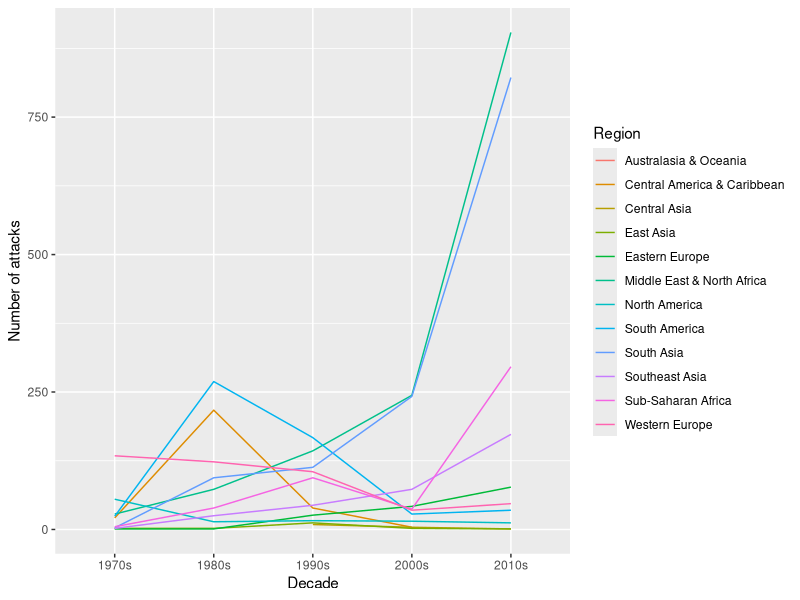

R code for this plot:
## ---- chunk 1
#| label: starter-script
# Contributors
# Wrangling:
# Summary:

# Plot:

# Checks:

# Documentation:

library(tidyverse)
gtd <- read_csv("data/gtd_sample.csv")

# ---- Role 1: Wrangling ----

# ---- Role 2: Summary ----

# ---- Role 3: Plot ----

# ---- Role 4: Checks ----
## ---- chunk 2
#| label: example-sections
# ---- Role 1: Wrangling ----
gtd_clean <- gtd %>%                                                   # start from the full table, then...
  filter(!is.na(iyear)) %>%                                            # drop rows without a year, then...
  select(iyear, region_txt, country_txt, attacktype1_txt,
         nkill, success) %>%                                           # keep the columns the team needs, then...
  mutate(decade = paste0(floor(iyear / 10) * 10, "s"))                 # label each year with its decade

# ---- Role 2: Summary ----
gtd_summary <- gtd_clean %>%                                           # start from the wrangled table, then...
  group_by(region_txt, decade) %>%                                     # one group for each region and decade, then...
  summarise(n_attacks = n(),                                           # number of attacks in the group
            total_killed = sum(nkill, na.rm = TRUE),                   # fatalities, ignoring missing values
            success_rate = mean(success == 1),                         # share of attacks coded as successful
            .groups = "drop")                                          # return an ungrouped table

# ---- Role 3: Plot ----
attacks_plot <- ggplot(gtd_summary,
                       aes(x = decade, y = n_attacks,
                           group = region_txt, colour = region_txt)) + # decade on x, one line per region, then...
  geom_line() +                                                        # connect the decades, then...
  labs(x = "Decade", y = "Number of attacks", colour = "Region")       # label the axes and the legend
attacks_plot                                                           # display the figure

# ---- Role 4: Checks ----
gtd_checks <- gtd_clean %>%                                            # start from the wrangled table, then...
  group_by(region_txt) %>%                                             # one group per region, then...
  summarise(pct_missing_nkill = mean(is.na(nkill)) * 100,              # percentage of missing fatality counts
            .groups = "drop")                                          # return an ungrouped table
stopifnot(!anyNA(gtd_clean$iyear), nrow(gtd_summary) > 0)              # stop with an error if a basic assumption fails
